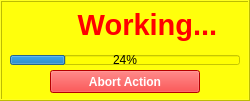
   <widget class="QFrame" name="frm_working">
    <property name="geometry">
     <rect>
      <x>950</x>
      <y>640</y>
      <width>250</width>
      <height>101</height>
     </rect>
    </property>
    <property name="styleSheet">
     <string notr="true">background-color: rgba(255, 255, 0, 200);</string>
    </property>
    <property name="frameShape">
     <enum>QFrame::Box</enum>
    </property>
    <property name="frameShadow">
     <enum>QFrame::Raised</enum>
    </property>
    <widget class="QLabel" name="label">
     <property name="geometry">
      <rect>
       <x>5</x>
       <y>5</y>
       <width>40</width>
       <height>40</height>
      </rect>
     </property>
     <property name="styleSheet">
      <string notr="true">background-color: rgba(255, 255, 255, 0);</string>
     </property>
     <property name="text">
      <string/>
     </property>
     <property name="pixmap">
      <pixmap>../images/working.png</pixmap>
     </property>
     <property name="scaledContents">
      <bool>true</bool>
     </property>
    </widget>
    <widget class="QLabel" name="label_2">
     <property name="geometry">
      <rect>
       <x>50</x>
       <y>5</y>
       <width>195</width>
       <height>40</height>
      </rect>
     </property>
     <property name="font">
      <font>
       <pointsize>22</pointsize>
       <weight>75</weight>
       <italic>false</italic>
       <bold>true</bold>
      </font>
     </property>
     <property name="styleSheet">
      <string notr="true">color: rgb(255, 0, 0);
background-color: rgba(255, 255, 255, 0);</string>
     </property>
     <property name="text">
      <string>Working...</string>
     </property>
     <property name="alignment">
      <set>Qt::AlignCenter</set>
     </property>
    </widget>
    <widget class="QProgressBar" name="prg_working">
     <property name="geometry">
      <rect>
       <x>10</x>
       <y>55</y>
       <width>230</width>
       <height>10</height>
      </rect>
     </property>
     <property name="value">
      <number>24</number>
     </property>
    </widget>
    <widget class="QPushButton" name="btn_abort">
     <property name="geometry">
      <rect>
       <x>50</x>
       <y>70</y>
       <width>150</width>
       <height>23</height>
      </rect>
     </property>
     <property name="font">
      <font>
       <weight>75</weight>
       <bold>true</bold>
      </font>
     </property>
     <property name="styleSheet">
      <string notr="true">background-color: rgb(255, 0, 0);
color: rgb(255, 255, 255);</string>
     </property>
     <property name="text">
      <string>Abort Action</string>
     </property>
    </widget>
   </widget>
